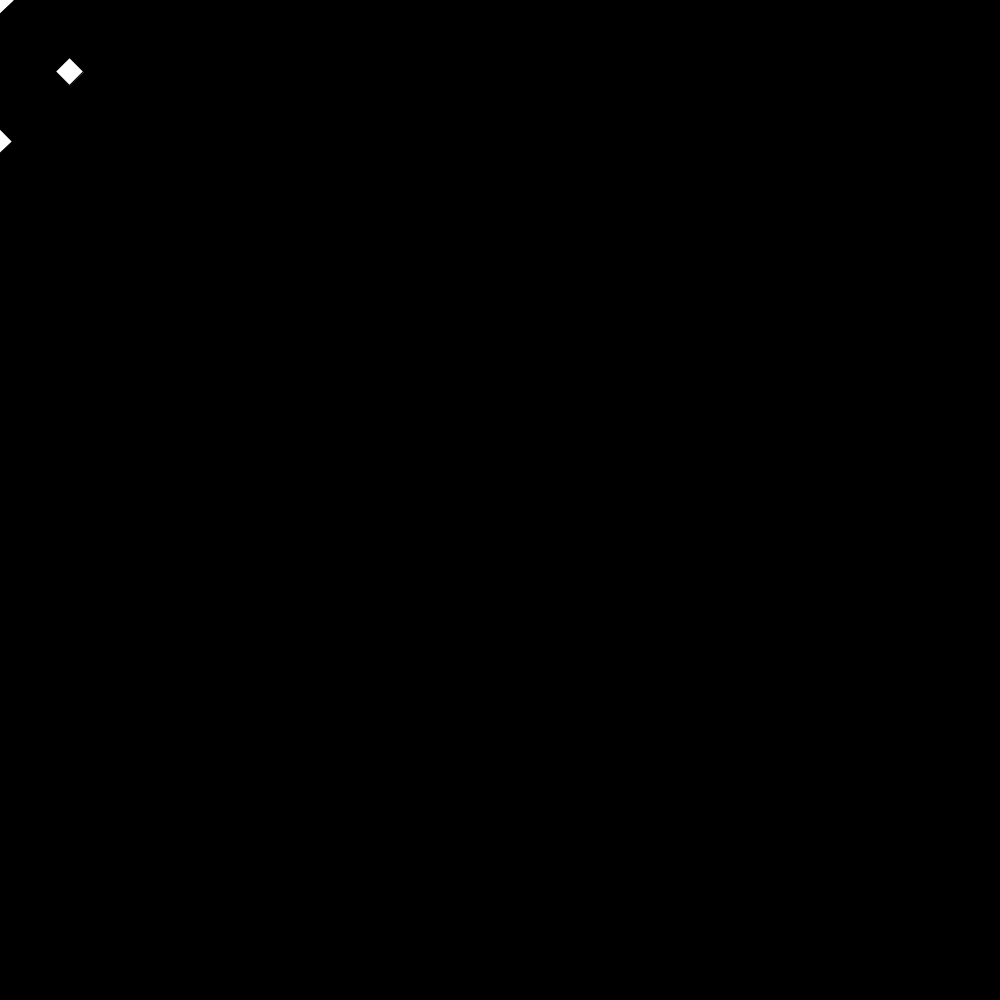
Frame 1 (no input)
Frame 60 (the mouse pressed at the canvas centre just before this capture): identical to frame 1, image omitted
Frame 120 (the mouse held since frame 60 and released just before this capture): blank canvas, image omitted

The Processing sketch that drew this single still picture (run headless with seeded random() and noise(); from frame 60 on, the mouse is pressed at the canvas centre):

// Processing sketch: classes
// ── classes.pde
// Declare and construct two objects (h1, h2) from the class HLine 
HLine h1 = new HLine(0, 20); 
HLine h2 = new HLine(0, 30); 
 
void setup() 
{
  size(1000, 1000);
  frameRate(30);
}

void draw() { 
  background(204);
  h1.update(); 
  h2.update();  
} 
 
class HLine { 
  float r, d; 
  HLine (float y, float s) {  
    r = y; 
    d = s; 
  } 
  void update() { 
     r = r+.1;
  background(0);
 
 rectMode(CENTER);

 translate(mouseX,mouseY) ;
 
 fill(255);
 float d= 20;
d = d+ abs((mouseX-pmouseX)*2);
println(d);
rotate(d/50);
fill(255);
 rect(0,0,d,d);
 rect(100,0,d,d);
 rect (0,100,d,d);
 rect(100,100,d,d);
  
 rect(-100,0,d,d);
 rect (0,-100,d,d);
 rect(-100,-100,d,d);
 if(d>70){
   fill(30,100,255);
   rect(0,0,300,300);
   noFill();
  } 

  }
}
